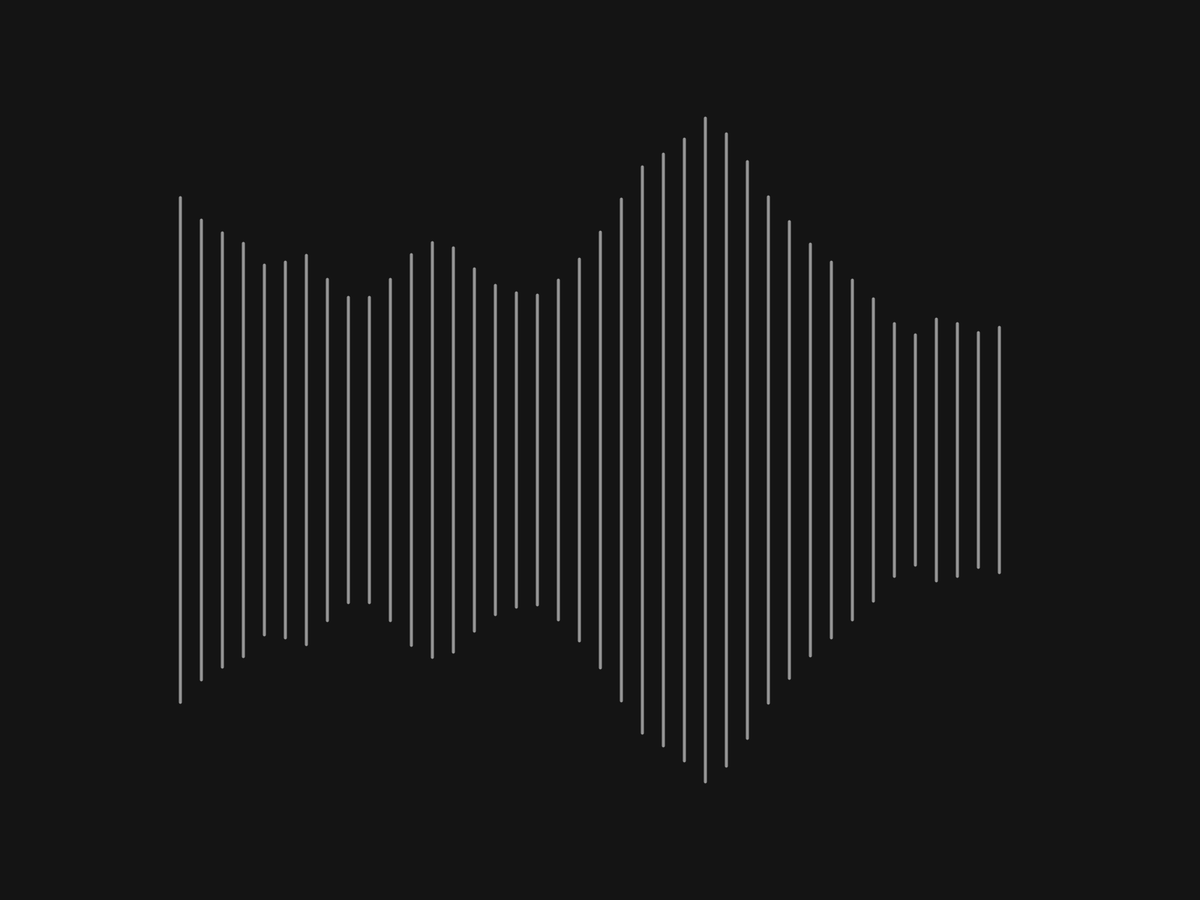
Frame 1 (no input)
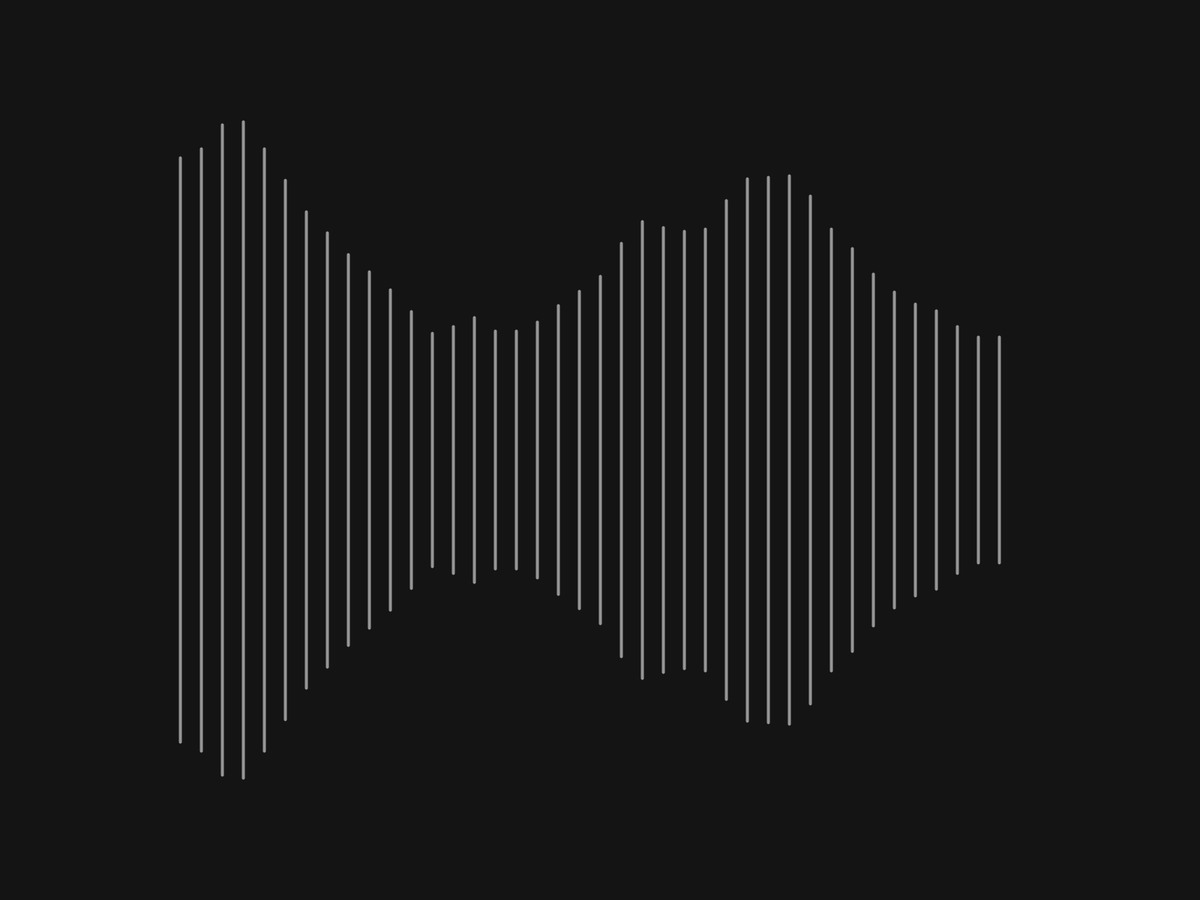
Frame 60 (the mouse pressed at the canvas centre just before this capture)
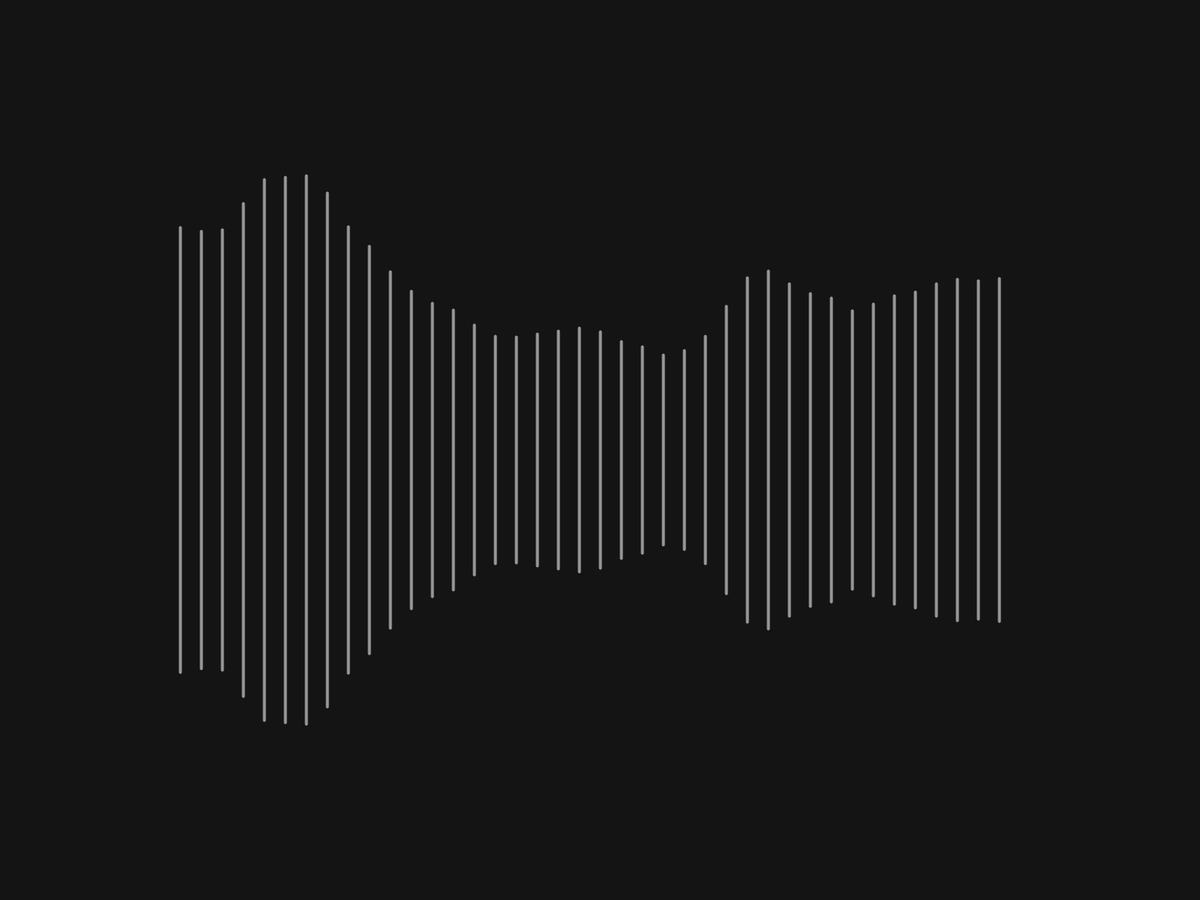
Frame 120 (the mouse held since frame 60 and released just before this capture)

The Processing sketch that drew these frames (run headless with seeded random() and noise(); from frame 60 on, the mouse is pressed at the canvas centre):

// Processing sketch: fancyNoise
// ── fancyNoise.pde
float lineCount;
float lineWidth;
float lineMargin;
float centerX, centerY;
float t = 0;
float leftBorder;
float upBorder;
float funcFactor;

float myFunc(float x) {
  return noise(x);
}

void setup() {
  fullScreen();
  noCursor();
  colorMode(HSB);
  
  strokeWeight(4);
  stroke(0,0,150);
  
  centerX = width/2;
  centerY = height/2;
  lineCount = 40;
  lineWidth = width * 0.7;
  lineMargin = lineWidth/lineCount;
  leftBorder = centerX - lineWidth/2;
  upBorder = centerY - lineWidth/2;
  funcFactor = lineWidth/2; //height*0.2;
}


void draw() {
  t+=0.03;
  background(0,0,20);
  for (float i = 0; i < lineCount; i++) {
    float tempX = leftBorder + i* lineMargin;
    float tempI = PI*i/lineCount +t;
    //float tempColorAng = ((i/lineCount+t)*360/PI)%360;
    //stroke(tempColorAng,255,255);
    line(tempX, centerY-funcFactor*myFunc(tempI), tempX, centerY+funcFactor*myFunc(tempI));
  }
  
}
